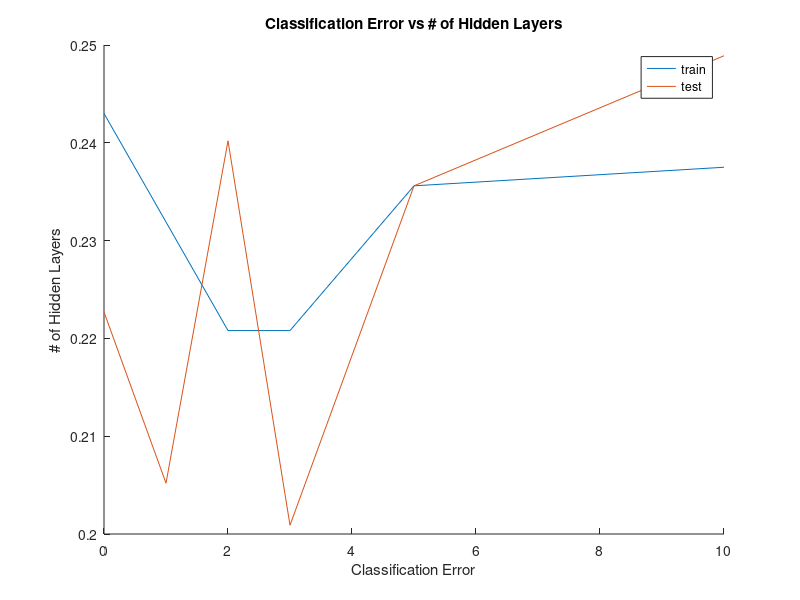

Source code (MATLAB):
y = [0,1,2,3,5,10]; % number of layers
train_x = [0.2430,0.2319,0.2208,0.2208,0.2356,0.2375];
test_x = [0.2227,0.2052,0.2402,0.2009,0.2356,0.2489];
figure()
hold on
plot(y,train_x);
plot(y,test_x);
title('Classification Error vs # of Hidden Layers');
xlabel('Classification Error');
ylabel('# of Hidden Layers');
legend('train','test');
hold off